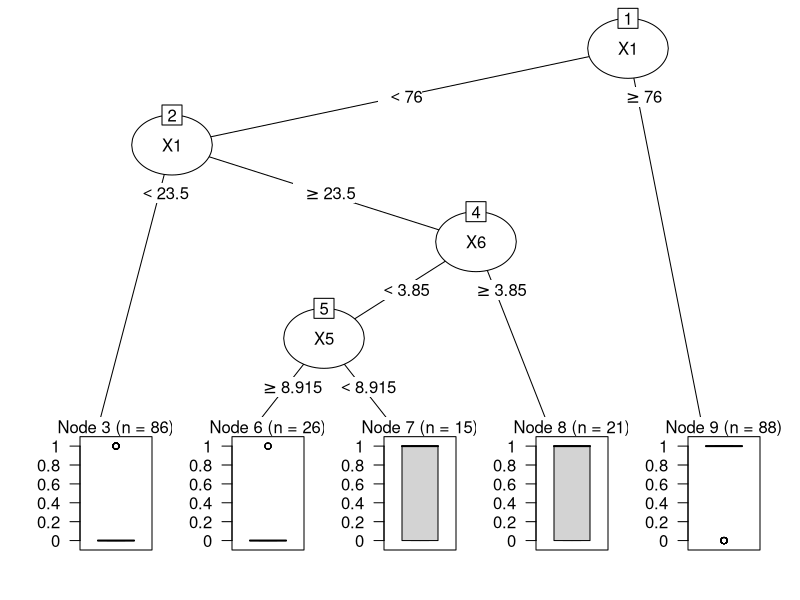

The R source for this figure: (Note: this script raises an error after producing the figure.)
library(rpart)
library(partykit)
library(readxl)

rm(list=ls())

proj_data = read_excel("project-data.xlsx")
# removing the 'id' column
proj_data <- proj_data[,-1]
# used to display the names of the columns
names(proj_data)
# used to attach the data_set to R's search path so that columns can be accessed by
# just using there names as variables
attach(proj_data) 
# structure of the data_set
str(proj_data)

# setting the random seed so that partition is reproducible
set.seed(456)
train_ind <- sample(seq_len(nrow(proj_data)), size = floor(0.8 * nrow(proj_data)))

# Spliting the Data Set into Training and Testing data
train_data <- data.frame(proj_data[train_ind, ])
test_data <- data.frame(proj_data[-train_ind, ])

# creating a model where all the data (.) is used and 'Response' is the the Target variable (~)
# method='class' is used for a classification tree
# model includes all the X's, Y's and Group
proj_model_resp <-rpart(Response ~ ., data=train_data, method='class', 
                        control=rpart.control(minsplit=30, minbucket=15, maxdepth=8 ))
# ploting the DT with all the data
plot(as.party(proj_model_resp))

# converting the 'Response' into a categorical value 'target'
target = ifelse(Response==1,'Y','N')

train_data <- data.frame(train_data, target)
# removing 'Response' from the data
train_data <- train_data[,-1]

# creating the same model with the Target variable as the categorical value
# model includes all the X's, Y's and Group
proj_model_tar <-rpart(target ~ ., data=train_data, method='class', 
                       control=rpart.control(minsplit=30, minbucket=15, maxdepth=8 ))
plot(as.party(proj_model_tar))

# getting only X cols
Xdata = train_data[c(2:8)]
# creating a model with only X's
proj_model_X <-rpart(target ~ ., data=Xdata, method='class', 
                     control=rpart.control(minsplit=30, minbucket=15, maxdepth=8 ))
plot(as.party(proj_model_X))

# getting only Y cols
Ydata = train_data[c(9:15)]
# creating a model with only Y's
proj_model_Y <-rpart(target ~ ., data=Ydata, method='class', 
                     control=rpart.control(minsplit=30, minbucket=15, maxdepth=8 ))
plot(as.party(proj_model_Y))

# creating a model with X's and Y's without Group
XYdata = train_data[c(2:14)]
proj_model_XY <-rpart(target ~ ., data=XYdata, method='class', 
                      control=rpart.control(minsplit=30, minbucket=15, maxdepth=8 ))
plot(as.party(proj_model_XY))

# getting data of only X's and Group
XGdata = train_data[c(1:8, 16)]
# spliting data based on Group
XGdata = split(XGdata, XGdata$Group)
XGdata0 = XGdata[[1]]
XGdata1 = XGdata[[2]]

# creating a model with X's and Group 0
proj_model_XG0 <-rpart(XGdata0$target ~ ., data=XGdata0, method='class', 
                       control=rpart.control(minsplit=30, minbucket=15, maxdepth=8 ))
plot(as.party(proj_model_XG0))

# creating a model with X's and Group 1
proj_model_XG1 <-rpart(XGdata1$target ~ ., data=XGdata1, method='class', 
                       control=rpart.control(minsplit=30, minbucket=15, maxdepth=8 ))
plot(as.party(proj_model_XG1))

# getting data of only Y's and Group
YGdata = train_data[c(1, 9:15, 16)]
# spliting data based on Group
YGdata = split(YGdata, YGdata$Group)
YGdata0 = YGdata[[1]]
YGdata1 = YGdata[[2]]

# creating a model with Y's and Group 0
proj_model_YG0 <-rpart(YGdata0$target ~ ., data=YGdata0, method='class', 
                       control=rpart.control(minsplit=30, minbucket=15, maxdepth=8 ))
plot(as.party(proj_model_YG0))

# creating a model with Y's and Group 1
proj_model_YG1 <-rpart(YGdata1$target ~ ., data=YGdata1, method='class', 
                       control=rpart.control(minsplit=30, minbucket=15, maxdepth=8 ))
plot(as.party(proj_model_YG1))

# spliting data based on Group
XYGdata = split(train_data, train_data$Group)
XYGdata0 = XYGdata[[1]]
XYGdata1 = XYGdata[[2]]
# creating a model with XY's and Group 0
proj_model_XYG0 <-rpart(XYGdata0$target ~ ., data=XYGdata0, method='class', 
                        control=rpart.control(minsplit=30, minbucket=15, maxdepth=8 ))
plot(as.party(proj_model_XYG0))

# creating a model with XY's and Group 1
proj_model_XYG1 <-rpart(XYGdata1$target ~ ., data=XYGdata1, method='class', 
                        control=rpart.control(minsplit=30, minbucket=15, maxdepth=8 ))
plot(as.party(proj_model_XYG1))
